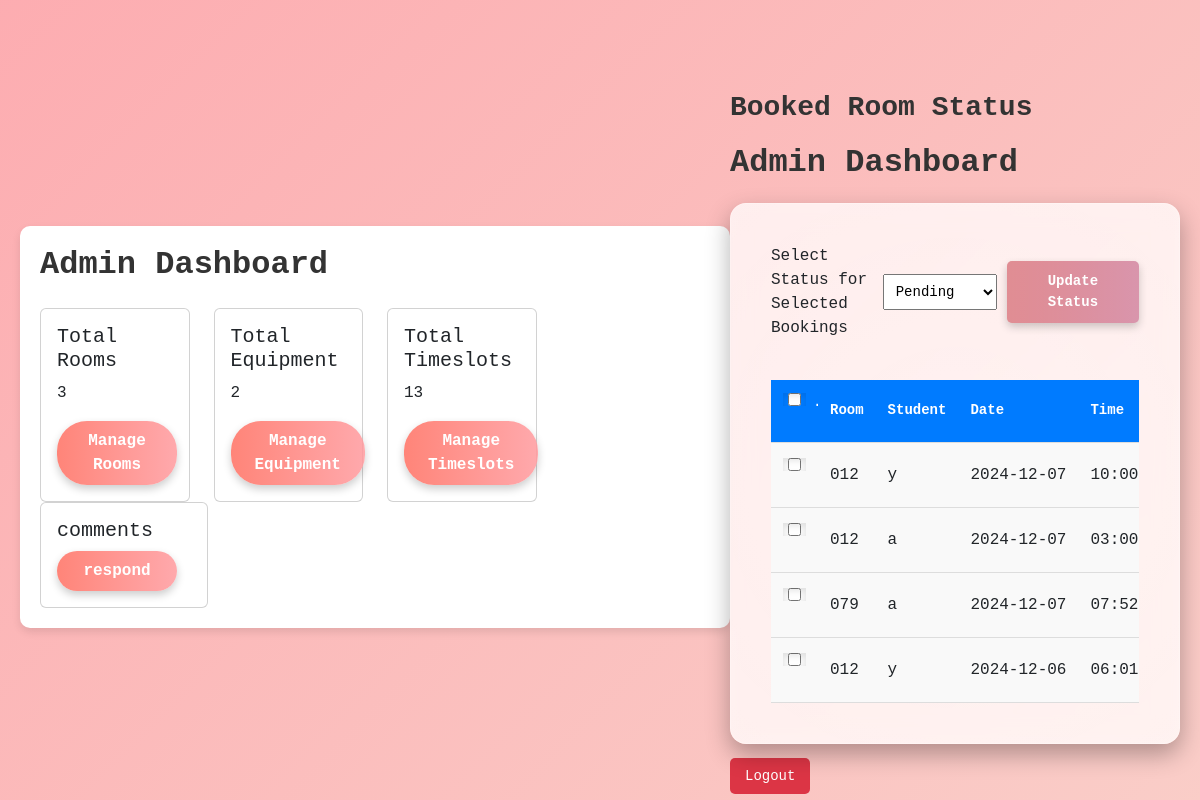
Screenshot of /dashboard.php (signed in) with the database file from the repository.
### tables this page shows
CREATE TABLE `bookings` (
  `id` int(11) NOT NULL,
  `room_id` int(11) NOT NULL,
  `student_id` int(11) NOT NULL,
  `timeslot_id` int(11) NOT NULL,
  `booking_date` datetime NOT NULL,
  `status` enum('pending','approved','cancelled') DEFAULT 'pending',
  `created_at` datetime NOT NULL,
  `booking_start_time` time DEFAULT NULL,
  `booking_end_time` time DEFAULT NULL
);

CREATE TABLE `rooms` (
  `id` int(11) NOT NULL,
  `name` varchar(255) NOT NULL,
  `capacity` int(11) NOT NULL,
  `description` text NOT NULL,
  `is_available` tinyint(1) DEFAULT 1
);

CREATE TABLE `students` (
  `username` varchar(50) NOT NULL,
  `password` varchar(255) NOT NULL,
  `id` int(9) NOT NULL,
  `email` varchar(255) NOT NULL,
  `user_type` varchar(8) NOT NULL,
  `profile_picture` varchar(255) DEFAULT '/uploads/default-avatar.png'
);

CREATE TABLE `timeslots` (
  `id` int(11) NOT NULL,
  `room_id` int(11) NOT NULL,
  `start_time` datetime NOT NULL,
  `end_time` datetime NOT NULL,
  `is_available` tinyint(1) NOT NULL
);

### dashboard.php (the view, shortened to what this page needs)
<?php
include 'connection.php';
$roomCount = $db->query("SELECT COUNT(*) FROM rooms")->fetchColumn();
$equipmentCount = $db->query("SELECT COUNT(*) FROM equipment")->fetchColumn();
$timeslotCount = $db->query("SELECT COUNT(*) FROM timeslots")->fetchColumn();
$stmt = $db->prepare("
    SELECT b.id, b.room_id, b.student_id, b.timeslot_id, b.booking_date, b.status,
           r.name AS room_name, t.start_time, t.end_time, s.username AS student_username
    FROM bookings b
    JOIN rooms r ON b.room_id = r.id
    JOIN timeslots t ON b.timeslot_id = t.id
    JOIN students s ON b.student_id = s.id
    ORDER BY b.created_at DESC
");
$stmt->execute();
$bookings = $stmt->fetchAll();
?>
<!DOCTYPE html>
<html lang="en">
<head>
    <link href="https://cdn.jsdelivr.net/npm/bootstrap@5.3.0-alpha1/dist/css/bootstrap.min.css" rel="stylesheet">
    <link rel="stylesheet" href="style.css">
</head>
<body>
    <div class="container mt-4">
        <h2 class="font">Admin Dashboard</h2>
        <div class="row mt-4">
            <div class="col-md-3">
                <div class="card">
                    <div class="card-body">
                        <h5 class="card-title font">Total Rooms</h5>
                        <p class="card-text"><?php echo $roomCount; ?></p>
                        <a href="manage_rooms.php" class="btn btn-primary font">Manage Rooms</a>
                    </div>
                </div>
            </div>
            <div class="col-md-3">
                <div class="card">
                    <div class="card-body">
                        <h5 class="card-title font">Total Equipment</h5>
                        <p class="card-text"><?php echo $equipmentCount; ?></p>
                        <a href="equipment.php" class="btn btn-primary font">Manage Equipment</a>
                    </div>
                </div>
            </div>
            <div class="col-md-3">
                <div class="card">
                    <div class="card-body">
                        <h5 class="card-title font">Total Timeslots</h5>
                        <p class="card-text"><?php echo $timeslotCount; ?></p>
                        <a href="timeslots.php" class="btn btn-primary font">Manage Timeslots</a>
                    </div>
                </div>
            </div>
        </div>
        <div class="col-md-3">
                <div class="card">
                    <div class="card-body">
                        <h5 class="card-title font">comments</h5>
                        <a href="comments.php" class="btn btn-primary font">respond</a>
                    </div>
                </div>
            </div>
        </div>
        <div class="mt-5">
            <h3>Booked Room Status</h3>
            <!DOCTYPE html>
<html lang="en">
<head>
</head>
<body>
    <div >
        <h2>Admin Dashboard</h2>
        <form method="POST">
            <div class="status-actions">
                <label for="status">Select Status for Selected Bookings</label>
                <select name="status" id="status">
                    <option value="pending">Pending</option>
                </select>
                <button type="submit" name="update_multiple_status">Update Status</button>
            </div>
            <div class="table-wrapper">
                <table>
                    <thead>
                        <tr>
                            <th>
                                <input type="checkbox" id="select_all" class="select-all-checkbox">
                            </th>
                            <th>Room</th>
                            <th>Student</th>
                            <th>Date</th>
                            <th>Time</th>
                        </tr>
                    </thead>
                    <tbody>
                        <?php foreach ($bookings as $booking): ?>
                        <tr>
                            <td><input type="checkbox" name="booking_ids[]" value="<?php echo $booking['id']; ?>"></td>
                            <td><?php echo htmlspecialchars($booking['room_name']); ?></td>
                            <td><?php echo htmlspecialchars($booking['student_username']); ?></td>
                            <td><?php echo date('Y-m-d', strtotime($booking['booking_date'])); ?></td>
                            <td><?php echo date('h:i A', strtotime($booking['start_time'])) . ' - ' . date('h:i A', strtotime($booking['end_time'])); ?></td>
                        </tr>
                        <?php endforeach; ?>
                    </tbody>
                </table>
            </div>
        </form>
        <div style="margin-top: 20px;">
            <a href="logout.php" class="logout-button">Logout</a>
        </div>
    </div>
</body>
</html>

### style.css (style rules this page uses)
body { font-family: 'Poppins', sans-serif; background: linear-gradient(135deg, rgba(255, 154, 158, 0.8), rgba(250, 208, 196, 0.8), rgba(251, 194, 235, 0.8), rgba(161, 140, 209, 0.8)); background-size: 400% 400%; animation: gradientBackground 10s ease infinite; display: flex; justify-content: center; align-items: center; height: 100vh; margin: 0; overflow: hidden; padding-top: 50px !important; }
form { background: rgba(255, 255, 255, 0.75); padding: 2.5rem; border-radius: 16px; box-shadow: 0 10px 25px rgba(0, 0, 0, 0.3); width: 100%; max-width: 450px; backdrop-filter: blur(12px) saturate(180%); border: 1px solid rgba(255, 255, 255, 0.3); position: relative; overflow: hidden; }
form::before { content: ''; position: absolute; top: -50%; left: -50%; width: 200%; height: 200%; background: radial-gradient(circle at 50% 50%, rgba(255, 255, 255, 0.4), rgba(255, 255, 255, 0)); opacity: 0.5; animation: pulseEffect 6s infinite ease-in-out; z-index: -1; }
input { width: 100%; padding: 0.85rem; margin-bottom: 1.5rem; border: 1px solid rgba(200, 200, 200, 0.6); border-radius: 8px; background: rgba(255, 255, 255, 0.9); transition: all 0.3s ease; font-size: 1rem; box-shadow: inset 0 3px 6px rgba(0, 0, 0, 0.1); animation: fadeInInput 2s ease-in-out; }
button { width: 100%; padding: 1rem; border: none; border-radius: 30px; background: linear-gradient(90deg, rgba(255, 111, 97, 0.85), rgba(255, 154, 158, 0.85)); color: white; font-size: 1.1rem; font-weight: 600; cursor: pointer; transition: all 0.3s ease-in-out; box-shadow: 0 4px 8px rgba(0, 0, 0, 0.2); position: relative; overflow: hidden; }
button::after { content: ''; position: absolute; top: 0; left: -100%; width: 200%; height: 100%; background: linear-gradient(90deg, rgba(255, 255, 255, 0.4), rgba(255, 255, 255, 0)); transition: all 0.5s ease; z-index: 1; }
button::before { content: ''; position: absolute; top: 50%; left: 50%; width: 0; height: 0; background: rgba(255, 255, 255, 0.2); border-radius: 50%; transform: translate(-50%, -50%); opacity: 0; pointer-events: none; z-index: 0; transition: width 0.4s ease, height 0.4s ease, opacity 0.4s ease; }
form { animation: slideInForm 1s ease-in-out forwards; }
label, input, button { opacity: 100; animation: slideInBars 1.5s ease-in-out forwards; }
button { animation-delay: 0.9s; }
.font { font-family: 'Courier New', Courier, monospace; }

### rows the page displays
bookings: room.name "012", students.username "y", booking_date "2024-12-07", timeslot.start_time "10:00…"
bookings: room.name "012", students.username "a", booking_date "2024-12-07", timeslot.start_time "03:00…"
bookings: room.name "079", students.username "a", booking_date "2024-12-07", timeslot.start_time "07:52…"
bookings: room.name "012", students.username "y", booking_date "2024-12-06", timeslot.start_time "06:01…"

### other values shown
$roomCount "3"
$equipmentCount "2"
$timeslotCount "13"
